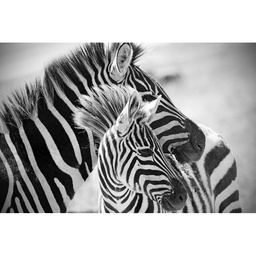
#> input picture zebry.jfif, 256 x 256 px, shrunk from 800 x 800 before the run
$ python sioc07.12.py
#> lines starting #> are read from the running program, lines starting #| are printed output that depends on the picture
import numpy as np
import math
import cv2

def interpolation_function (x, y, img_original):
    x1 = math.floor(x)
    y1 = math.floor(y)
    v1 = img_original[x1][y1]

    x2 = math.ceil(x)
    y2 = math.floor(y)
    v2 = img_original[x2][y2]

    x3 = math.floor(x)
    y3 = math.ceil(y)
    v3 = img_original[x3][y3]

    x4 = math.ceil(x)
    y4 = math.ceil(y)
    v4 = img_original[x4][y4]

    #print("---", x1, y1, v1, x2, y2, v2, x3, y3, v3, x4, y4, v4  )

    if x2==x1:
        v12 = v1
    else:
        v12 = v1 + ((x - x1)*(v2-v1) / (x2-x1))

    if x4 == x3:
        v34 = v3
    else:
        v34 = v3 + ((x-x3)*(v4-v3) / (x4-x3))

    if y3 == y1:
        value_for_xy = v12
    else:
        value_for_xy = v12 + ((y - y1)*(v34-v12) / (y3-y1))

    return value_for_xy.astype(np.uint8)


img = cv2.imread('zebry.jfif')[:,:,0]
#> img: shape (256, 256); min 0, max 255, mean 172.8

img_rotated = np.zeros_like(img)

wide = img_rotated.shape[0]
#> wide = 256
height = img_rotated.shape[1]
#> height = 256

alfa = np.pi / 4

macierz_obrotu = np.array([[np.cos(-alfa), -np.sin(-alfa)], [np.sin(-alfa), np.cos(-alfa)]])


for i in range(0, img_rotated.shape[0]-1):
    for j in range (0, img_rotated.shape[1]-1):

        x1 = i - wide/2
        y1 = j - height/2

        macierz_po_obrocie = macierz_obrotu @ np.array([x1, y1])

        x_stare = macierz_po_obrocie[0] + wide/2
        y_stare = macierz_po_obrocie[1] + height/2

        if x_stare >= img.shape[0]-1 or y_stare >= img.shape[1]-1:
            img_rotated[i][j] = img[img.shape[0]-1][img.shape[1]-1]
        else:
            img_rotated[i][j] = interpolation_function(x_stare, y_stare, img)
#> this loop made 255 passes
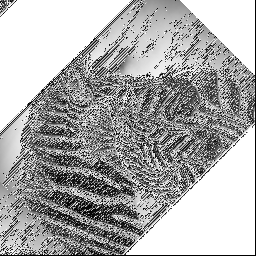
#> img_rotated: shape (256, 256); min 0, max 255, mean 171.4

        # [9 lines of commented-out code are left out]

cv2.imshow("original", img)
cv2.imshow('rotated', img_rotated)
cv2.waitKey(0)
cv2.destroyAllWindows()
